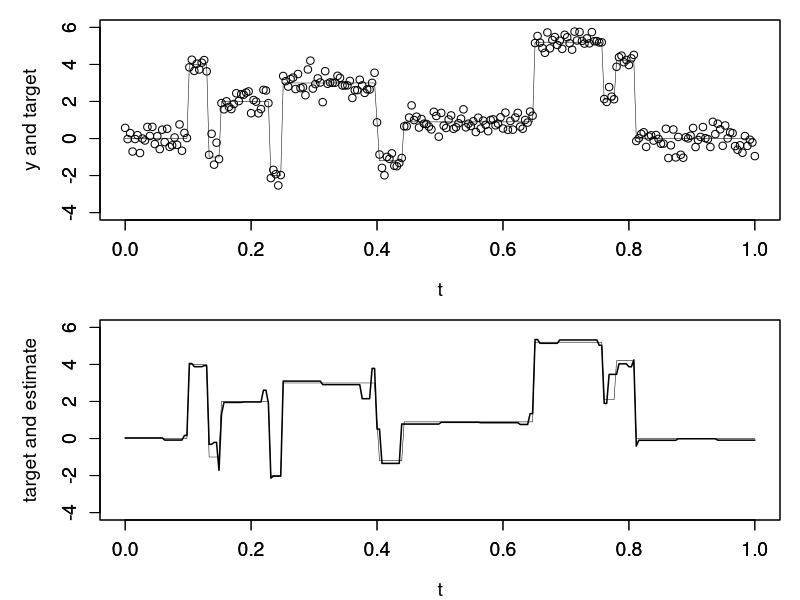

Reproduce this figure in R.
# コード5.4：分解アルゴリズム
wtf_1d <- function(cj,  p) {
  K <- length(p)
  Mj <- length(cj)
  Mj1 <- Mj / 2
  cj1 <- numeric(Mj1)
  dj1 <- numeric(Mj1)
  q <- (-1)^(0:(K - 1)) * p[K:1]
  for (l in 1:Mj1) {
    for (k in 1:K) {
      pos <- ((2 * (l - 1) + (k - 1)) %% Mj) + 1
      cj1[l] <- cj1[l] + cj[pos] * p[k]
      dj1[l] <- dj1[l] + cj[pos] * q[k]
    }
  }
  return(rbind(cj1, dj1))
}
# コード5.5：再構成アルゴリズム
iwtf_1d <- function(cj1, dj1, p) {
  K <- length(p)
  Mj1 <- length(cj1)
  Mj <- 2 * Mj1
  cj <- numeric(Mj)
  q <- (-1)^(0:(K - 1)) * p[K:1]
  for (l in 1:(Mj / 2)) {
    for (k in 1:(K / 2)) {
      pos <- (((l - 1) - (k - 1) + Mj1) %% Mj1) + 1
      cj[2 * l - 1] <- cj[2 * l - 1] + p[2 * k - 1] * cj1[pos] + q[2 * k - 1] * dj1[pos]
      cj[2 * l] <- cj[2 * l] + p[2 * k] * cj1[pos] + q[2 * k] * dj1[pos]
    }
  }
  return(cj)
}
# コード5.6：blocks関数
blocks <- function(t) {
  n <- length(t)
  tj <- c(.1, .13, .15, .23, .25, .4, .44, .65, .76, .78, .81)
  hj <- c(4, -5, 3, -4, 5, -4.2, 2.1, 4.3, -3.1, 2.1, -4.2)
  f <- numeric(n)
  for (j in 1:length(tj)) {
    f <- f + hj[j] * (1 + sign(t-tj[j])) / 2
  }
  return(f)
}
# コード5.7：閾値関数
thresholding <- function(x, th, type) {
  idx <- which(abs(x) <= th)
  if (type == "s") {
    x[idx] <- 0
    x[-idx] <- x[-idx] - th * sign(x[-idx])
  }
  if (type == "h") {
    x[idx] <- 0
  }
  return(x)
}
# コード5.8
# サンプルの生成
set.seed(2017)
J <- 8; Jmin <- 4; NJ <- 2^J
sigma <- 0.4
t <- (0:(NJ - 1)) / (NJ - 1) 
f <- blocks(t) 
y <- f + rnorm(NJ, 0, sigma)
# Haar のウェーブレットのツースケール係数
fcoef <- c(1, 1) / sqrt(2) 
# 分解アルゴリズムの実行
cj <- y; w <- NULL
for (j in J:(Jmin + 1)) {
  cd <- wtf_1d(cj, fcoef)
  cj1 <- cd[1, ]
  dj1 <- cd[2, ]
  if (j == J) esigma <- median(abs(dj1)) / 0.6745 # 雑音分散の推定値
  w <- append(dj1, w)
  cj <- cj1
}
# 閾値処理の実行
tlev <- sqrt(2.0 * esigma^2 * log(NJ))
w <- thresholding(w, tlev, "h")
# 再構成アルゴリズムの実行
for (j in Jmin:(J - 1)) {
  Nj1 <- 2^j
  dj1 <- w[1:Nj1]
  w <- w[(Nj1 + 1):length(w)]
  cj <- iwtf_1d(cj1, dj1, fcoef)
  cj1 <- cj
}
# 結果の描画
par(omi = c(0, 0, 0, 0))
par(mai = c(0.8, 1.0, 0.2, 0.2))
par(ps = 14)
par(mfrow = c(2, 1))
xlim<-c(0, 1)
ylim<-c(-4, 6)
par(new = F)
plot(t, y, cex = 1, xlim = xlim, ylim = ylim, xlab = "t", ylab = "y and target")
par(new = T)
plot(t, f, type = "l", lwd = 0.5, xlim = xlim, ylim = ylim, ann = F)
par(new = F)
plot(t, f, type = "l", lwd = 0.5, xlim = xlim, ylim = ylim, xlab = "t", ylab = "target and estimate")
par(new = T)
plot(t, cj1, type = "l", lwd = 1.5, xlim = xlim, ylim = ylim, ann = F)
